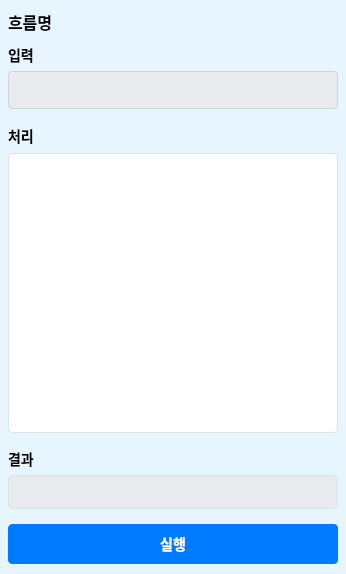
<?xml version="1.0" encoding="UTF-8"?>
<ui version="4.0">
 <class>flow_left</class>
 <widget class="QWidget" name="flow_left">
  <property name="geometry">
   <rect>
    <x>0</x>
    <y>0</y>
    <width>346</width>
    <height>574</height>
   </rect>
  </property>
  <property name="styleSheet">
   <string notr="true">background-color: #e7f5ff;</string>
  </property>
  <layout class="QVBoxLayout" name="verticalLayout">
   <property name="spacing">
    <number>5</number>
   </property>
   <property name="leftMargin">
    <number>8</number>
   </property>
   <property name="topMargin">
    <number>10</number>
   </property>
   <property name="rightMargin">
    <number>8</number>
   </property>
   <property name="bottomMargin">
    <number>10</number>
   </property>
   <item>
    <widget class="QLabel" name="flow_name">
     <property name="font">
      <font>
       <pointsize>-1</pointsize>
       <bold>true</bold>
      </font>
     </property>
     <property name="styleSheet">
      <string notr="true">color: #000000;
font-size: 16px;
font-weight: bold;</string>
     </property>
     <property name="text">
      <string>흐름명</string>
     </property>
    </widget>
   </item>
   <item>
    <spacer name="verticalSpacer">
     <property name="orientation">
      <enum>Qt::Orientation::Vertical</enum>
     </property>
     <property name="sizeType">
      <enum>QSizePolicy::Policy::Fixed</enum>
     </property>
     <property name="sizeHint" stdset="0">
      <size>
       <width>20</width>
       <height>5</height>
      </size>
     </property>
    </spacer>
   </item>
   <item>
    <widget class="QLabel" name="input_label">
     <property name="font">
      <font>
       <pointsize>-1</pointsize>
       <bold>true</bold>
      </font>
     </property>
     <property name="styleSheet">
      <string notr="true">color: #000000;
font-size: 14px</string>
     </property>
     <property name="text">
      <string>입력</string>
     </property>
    </widget>
   </item>
   <item>
    <widget class="QLineEdit" name="data_source_input">
     <property name="styleSheet">
      <string notr="true">QLineEdit, QTextEdit {
    padding: 8px 12px;
    border: 1px solid #ced4da;
    border-radius: 4px;
    background-color: #e9ecef;
    font-size: 14px;
    min-height: 20px;
    color: #495057;
}</string>
     </property>
     <property name="readOnly">
      <bool>true</bool>
     </property>
    </widget>
   </item>
   <item>
    <spacer name="verticalSpacer_2">
     <property name="orientation">
      <enum>Qt::Orientation::Vertical</enum>
     </property>
     <property name="sizeType">
      <enum>QSizePolicy::Policy::Fixed</enum>
     </property>
     <property name="sizeHint" stdset="0">
      <size>
       <width>20</width>
       <height>10</height>
      </size>
     </property>
    </spacer>
   </item>
   <item>
    <layout class="QHBoxLayout" name="process_header">
     <property name="spacing">
      <number>10</number>
     </property>
     <item>
      <widget class="QLabel" name="process_label">
       <property name="font">
        <font>
         <pointsize>-1</pointsize>
         <bold>true</bold>
        </font>
       </property>
       <property name="styleSheet">
        <string notr="true">color: #000000;
font-size: 14px;</string>
       </property>
       <property name="text">
        <string>처리</string>
       </property>
      </widget>
     </item>
     <item>
      <widget class="QPushButton" name="add_process_btn">
       <property name="minimumSize">
        <size>
         <width>24</width>
         <height>24</height>
        </size>
       </property>
       <property name="maximumSize">
        <size>
         <width>24</width>
         <height>24</height>
        </size>
       </property>
       <property name="styleSheet">
        <string notr="true">QPushButton {
    border: none;
    background: transparent;
}</string>
       </property>
       <property name="text">
        <string/>
       </property>
      </widget>
     </item>
     <item>
      <spacer name="horizontalSpacer">
       <property name="orientation">
        <enum>Qt::Orientation::Horizontal</enum>
       </property>
       <property name="sizeHint" stdset="0">
        <size>
         <width>40</width>
         <height>20</height>
        </size>
       </property>
      </spacer>
     </item>
    </layout>
   </item>
   <item>
    <widget class="QListWidget" name="process_list">
     <property name="minimumSize">
      <size>
       <width>0</width>
       <height>100</height>
      </size>
     </property>
     <property name="styleSheet">
      <string notr="true">QListWidget {
    background-color: #ffffff;
    color: #495057;
    border: 1px solid #dee2e6;
    border-radius: 4px;
}
QListWidget::item {
    padding: 2px;
}
QListWidget::item:selected {
    background-color: #e7f5ff;
    color: #1864ab;
}</string>
     </property>
    </widget>
   </item>
   <item>
    <spacer name="verticalSpacer_3">
     <property name="orientation">
      <enum>Qt::Orientation::Vertical</enum>
     </property>
     <property name="sizeType">
      <enum>QSizePolicy::Policy::Fixed</enum>
     </property>
     <property name="sizeHint" stdset="0">
      <size>
       <width>20</width>
       <height>10</height>
      </size>
     </property>
    </spacer>
   </item>
   <item>
    <widget class="QLabel" name="result_label">
     <property name="font">
      <font>
       <pointsize>-1</pointsize>
       <bold>true</bold>
      </font>
     </property>
     <property name="styleSheet">
      <string notr="true">color: #000000;
font-size: 14px;</string>
     </property>
     <property name="text">
      <string>결과</string>
     </property>
    </widget>
   </item>
   <item>
    <widget class="QLineEdit" name="result_text">
     <property name="styleSheet">
      <string notr="true">QLineEdit {
    background-color: #e9ecef;
    color: #495057;
    border: 1px solid #dee2e6;
    border-radius: 4px;
    padding: 8px;
}
</string>
     </property>
     <property name="readOnly">
      <bool>true</bool>
     </property>
    </widget>
   </item>
   <item>
    <spacer name="verticalSpacer_4">
     <property name="orientation">
      <enum>Qt::Orientation::Vertical</enum>
     </property>
     <property name="sizeType">
      <enum>QSizePolicy::Policy::Fixed</enum>
     </property>
     <property name="sizeHint" stdset="0">
      <size>
       <width>20</width>
       <height>10</height>
      </size>
     </property>
    </spacer>
   </item>
   <item>
    <widget class="QPushButton" name="run_button">
     <property name="styleSheet">
      <string notr="true">QPushButton {
    padding-top: 8px;
    color: #495057;
    background-color: #e9ecef;
    border: 1px solid #ced4da;
    padding-left: 8px;
    padding-right: 8px;
    padding-bottom: 8px;

    border-radius: 4px;
    font-size: 14px;
}
QPushButton:hover {
    background-color: #dee2e6;
}
QPushButton#run_button {
    color: #fff;
    background-color: #007bff;
    border-color: #007bff;
    font-weight: bold;
}
QPushButton#run_button:hover {
    color: #fff;
    background-color: #0069d9;
    border-color: #0062cc;
}
QPushButton#run_button:pressed {
    background-color: #0062cc;
    border-color: #005cbf;
}</string>
     </property>
     <property name="text">
      <string>실행</string>
     </property>
    </widget>
   </item>
  </layout>
 </widget>
 <resources/>
 <connections/>
</ui>
